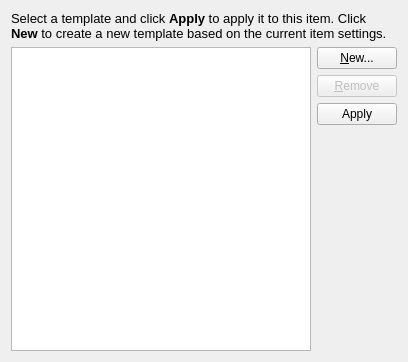
<?xml version="1.0" encoding="UTF-8"?>
<ui version="4.0">
 <class>TemplateManagementDialog_base</class>
 <widget class="QWidget" name="TemplateManagementDialog_base">
  <property name="geometry">
   <rect>
    <x>0</x>
    <y>0</y>
    <width>403</width>
    <height>362</height>
   </rect>
  </property>
  <property name="windowTitle">
   <string>Template Management</string>
  </property>
  <layout class="QGridLayout" name="gridLayout">
   <item row="0" column="0" colspan="2">
    <widget class="QLabel" name="m_introLabel">
     <property name="frameShape">
      <enum>QFrame::NoFrame</enum>
     </property>
     <property name="text">
      <string>&lt;!DOCTYPE HTML PUBLIC &quot;-//W3C//DTD HTML 4.0//EN&quot; &quot;http://www.w3.org/TR/REC-html40/strict.dtd&quot;&gt;
&lt;html&gt;&lt;head&gt;&lt;meta name=&quot;qrichtext&quot; content=&quot;1&quot; /&gt;&lt;style type=&quot;text/css&quot;&gt;
p, li { white-space: pre-wrap; }
&lt;/style&gt;&lt;/head&gt;&lt;body style=&quot; font-family:'Sans Serif'; font-size:10pt; font-weight:400; font-style:normal;&quot;&gt;
&lt;p style=&quot; margin-top:0px; margin-bottom:0px; margin-left:0px; margin-right:0px; -qt-block-indent:0; text-indent:0px;&quot;&gt;Select a template and click &lt;span style=&quot; font-weight:600;&quot;&gt;Apply&lt;/span&gt; to apply it to this item. Click &lt;span style=&quot; font-weight:600;&quot;&gt;New&lt;/span&gt; to create a new template based on the current item settings.&lt;/p&gt;&lt;/body&gt;&lt;/html&gt;</string>
     </property>
     <property name="textFormat">
      <enum>Qt::RichText</enum>
     </property>
     <property name="wordWrap">
      <bool>true</bool>
     </property>
    </widget>
   </item>
   <item row="1" column="0">
    <widget class="QListWidget" name="m_listBox">
     <property name="sizePolicy">
      <sizepolicy hsizetype="Expanding" vsizetype="Expanding">
       <horstretch>0</horstretch>
       <verstretch>0</verstretch>
      </sizepolicy>
     </property>
     <property name="minimumSize">
      <size>
       <width>300</width>
       <height>250</height>
      </size>
     </property>
     <property name="toolTip">
      <string>The list of managed templates</string>
     </property>
     <property name="whatsThis">
      <string>This is a list of all the templates you have currently accessible for creating new calendar items.</string>
     </property>
    </widget>
   </item>
   <item row="1" column="1">
    <layout class="QVBoxLayout" name="verticalLayout_2">
     <item>
      <layout class="QVBoxLayout" name="verticalLayout">
       <item>
        <widget class="QPushButton" name="m_buttonAdd">
         <property name="toolTip">
          <string>Create a new template from the current settings</string>
         </property>
         <property name="whatsThis">
          <string>Click on this button to create a new template based on the current settings in the editor. You can use this template to quickly add new items in the future.</string>
         </property>
         <property name="text">
          <string>&amp;New...</string>
         </property>
        </widget>
       </item>
       <item>
        <widget class="QPushButton" name="m_buttonRemove">
         <property name="enabled">
          <bool>false</bool>
         </property>
         <property name="toolTip">
          <string>Remove the currently selected template</string>
         </property>
         <property name="whatsThis">
          <string>Clicking this button will permanently remove the selected template from your list of managed templates.</string>
         </property>
         <property name="text">
          <string>&amp;Remove</string>
         </property>
        </widget>
       </item>
       <item>
        <widget class="QPushButton" name="m_buttonApply">
         <property name="toolTip">
          <string>Apply the selected template settings</string>
         </property>
         <property name="whatsThis">
          <string>Clicking this button will apply the settings from the selected template to the item you are currently editing.</string>
         </property>
         <property name="text">
          <string>Apply</string>
         </property>
        </widget>
       </item>
      </layout>
     </item>
     <item>
      <spacer name="verticalSpacer">
       <property name="orientation">
        <enum>Qt::Vertical</enum>
       </property>
       <property name="sizeHint" stdset="0">
        <size>
         <width>20</width>
         <height>108</height>
        </size>
       </property>
      </spacer>
     </item>
    </layout>
   </item>
  </layout>
 </widget>
 <resources/>
 <connections/>
</ui>
